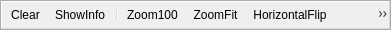
<?xml version="1.0" encoding="UTF-8"?>
<ui version="4.0">
 <class>VideoControlToolbar</class>
 <widget class="QToolBar" name="VideoControlToolbar">
  <property name="geometry">
   <rect>
    <x>0</x>
    <y>0</y>
    <width>391</width>
    <height>30</height>
   </rect>
  </property>
  <property name="windowTitle">
   <string>Form</string>
  </property>
  <property name="iconSize">
   <size>
    <width>20</width>
    <height>20</height>
   </size>
  </property>
  <action name="actionClear">
   <property name="icon">
    <iconset resource="../../images/images.qrc">
     <normaloff>:/olvisExecGui/delete.png</normaloff>:/olvisExecGui/delete.png</iconset>
   </property>
   <property name="text">
    <string>Clear</string>
   </property>
   <property name="toolTip">
    <string>Clears the current content of this view (including all overlays)</string>
   </property>
  </action>
  <action name="actionZoom100">
   <property name="icon">
    <iconset resource="../../images/images.qrc">
     <normaloff>:/olvisExecGui/arrow_in.png</normaloff>:/olvisExecGui/arrow_in.png</iconset>
   </property>
   <property name="text">
    <string>Zoom100</string>
   </property>
   <property name="toolTip">
    <string>Fit the zoom to 100%</string>
   </property>
  </action>
  <action name="actionZoomFit">
   <property name="checkable">
    <bool>true</bool>
   </property>
   <property name="icon">
    <iconset resource="../../images/images.qrc">
     <normaloff>:/olvisExecGui/arrow_out.png</normaloff>:/olvisExecGui/arrow_out.png</iconset>
   </property>
   <property name="text">
    <string>ZoomFit</string>
   </property>
   <property name="toolTip">
    <string>Zoom to fit</string>
   </property>
  </action>
  <action name="actionSaveImage">
   <property name="icon">
    <iconset resource="../../images/images.qrc">
     <normaloff>:/olvisExecGui/camera.png</normaloff>:/olvisExecGui/camera.png</iconset>
   </property>
   <property name="text">
    <string>SaveImage</string>
   </property>
   <property name="toolTip">
    <string>Save image as picture (jpg, png, ...)</string>
   </property>
  </action>
  <action name="actionSaveVideo">
   <property name="icon">
    <iconset resource="../../images/images.qrc">
     <normaloff>:/olvisExecGui/film.png</normaloff>:/olvisExecGui/film.png</iconset>
   </property>
   <property name="text">
    <string>SaveVideo</string>
   </property>
   <property name="toolTip">
    <string>Save a video sequence</string>
   </property>
  </action>
  <action name="actionEditOverlays">
   <property name="checkable">
    <bool>true</bool>
   </property>
   <property name="icon">
    <iconset resource="../../images/images.qrc">
     <normaloff>:/olvisExecGui/cursor.png</normaloff>:/olvisExecGui/cursor.png</iconset>
   </property>
   <property name="text">
    <string>EditOverlays</string>
   </property>
   <property name="toolTip">
    <string>Edit the currently visible overlays</string>
   </property>
  </action>
  <action name="actionShowInfo">
   <property name="checkable">
    <bool>true</bool>
   </property>
   <property name="icon">
    <iconset resource="../../images/images.qrc">
     <normaloff>:/olvisExecGui/information.png</normaloff>:/olvisExecGui/information.png</iconset>
   </property>
   <property name="text">
    <string>ShowInfo</string>
   </property>
   <property name="toolTip">
    <string>Show information about the image data</string>
   </property>
  </action>
  <action name="actionHorizontalFlip">
   <property name="checkable">
    <bool>true</bool>
   </property>
   <property name="icon">
    <iconset resource="../../images/images.qrc">
     <normaloff>:/olvisExecGui/shape_flip_horizontal.png</normaloff>:/olvisExecGui/shape_flip_horizontal.png</iconset>
   </property>
   <property name="text">
    <string>HorizontalFlip</string>
   </property>
   <property name="toolTip">
    <string>Flip image horizontally</string>
   </property>
  </action>
  <action name="actionVerticalFlip">
   <property name="checkable">
    <bool>true</bool>
   </property>
   <property name="icon">
    <iconset resource="../../images/images.qrc">
     <normaloff>:/olvisExecGui/shape_flip_vertical.png</normaloff>:/olvisExecGui/shape_flip_vertical.png</iconset>
   </property>
   <property name="text">
    <string>VerticalFlip</string>
   </property>
   <property name="toolTip">
    <string>Flip image vertically</string>
   </property>
  </action>
  <addaction name="actionClear"/>
  <addaction name="actionShowInfo"/>
  <addaction name="separator"/>
  <addaction name="actionZoom100"/>
  <addaction name="actionZoomFit"/>
  <addaction name="actionHorizontalFlip"/>
  <addaction name="actionVerticalFlip"/>
  <addaction name="separator"/>
  <addaction name="actionSaveImage"/>
  <addaction name="actionSaveVideo"/>
  <addaction name="separator"/>
  <addaction name="actionEditOverlays"/>
 </widget>
 <resources>
  <include location="../../images/images.qrc"/>
 </resources>
 <connections/>
</ui>
